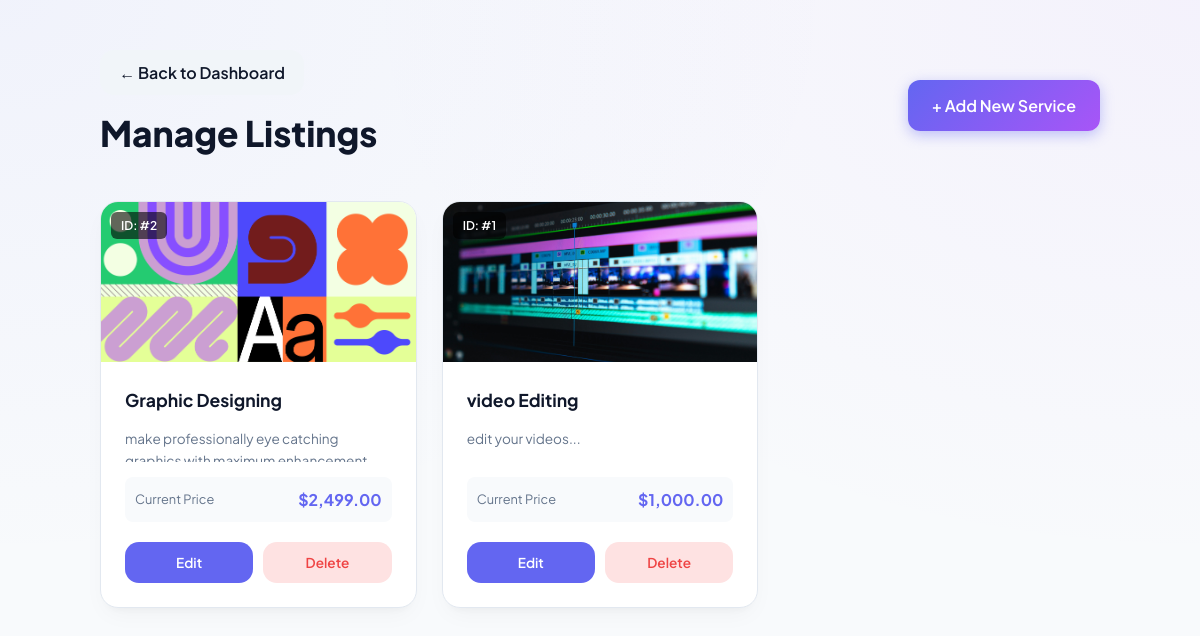
The app's page /LocalHub/provider/manage-services.php (signed in) with its own data.
### tables this page shows
CREATE TABLE IF NOT EXISTS `services` (
  `id` int NOT NULL AUTO_INCREMENT,
  `provider_id` int NOT NULL,
  `category_id` int NOT NULL,
  `title` varchar(200) NOT NULL,
  `description` text NOT NULL,
  `price` decimal(10,2) NOT NULL,
  `image` varchar(255) DEFAULT NULL,
  `created_at` timestamp NULL DEFAULT CURRENT_TIMESTAMP,
  PRIMARY KEY (`id`),
  KEY `provider_id` (`provider_id`),
  KEY `category_id` (`category_id`)
);

### LocalHub/provider/manage-services.php (the view, shortened to what this page needs)
<?php
include '../includes/db.php';
$provider_id = $_SESSION['user_id'];
$query = "SELECT * FROM services WHERE provider_id = '$provider_id' ORDER BY id DESC";
$result = mysqli_query($conn, $query);
?>
<!DOCTYPE html>
<html lang="en">
<head>
    <link rel="stylesheet" href="../style.css">
</head>
<body class="bg-light">
<div class="container" style="padding-top: 50px; max-width: 1000px;">
    <div style="display: flex; justify-content: space-between; align-items: center; margin-bottom: 2.5rem;">
        <div>
            <a href="dashboard.php" class="btn" style="background: #f1f5f9; color: var(--text-dark); padding: 0.6rem 1.2rem; margin-bottom: 10px; display: inline-block;">
                ← Back to Dashboard
            </a>
            <h2 style="margin: 0; font-size: 2.2rem; font-weight: 800;">Manage Listings</h2>
        </div>
        <a href="add-service.php" class="btn btn-primary" style="padding: 0.8rem 1.5rem; border-radius: 12px;">
            + Add New Service
        </a>
    </div>
    <div style="display: grid; grid-template-columns: repeat(auto-fill, minmax(300px, 1fr)); gap: 25px;">
        <?php if (mysqli_num_rows($result) > 0) {
            while ($row = mysqli_fetch_assoc($result)) {
                $service_title = strtolower($row['title']);
                $manual_image = "https://via.placeholder.com/400x250?text=Service";
                if (strpos($service_title, 'video') !== false) {
                    $manual_image = "../uploads/video_editing.jpg";
                } elseif (strpos($service_title, 'graphic') !== false || strpos($service_title, 'designing') !== false) {
                    $manual_image = "../uploads/graphic_design.png";
                }
        ?>
        <div class="card" style="padding: 0; overflow: hidden; border-radius: 18px; border: 1px solid #e2e8f0; display: flex; flex-direction: column;">
            <div style="height: 160px; position: relative;">
                <img src="<?php echo $manual_image; ?>"
                     onerror="this.src='https://via.placeholder.com/400x250?text=No+Image'"
                     style="width: 100%; height: 100%; object-fit: cover;" alt="Service Image">
                <div style="position: absolute; top: 10px; left: 10px; background: rgba(0,0,0,0.6); color: white; padding: 4px 10px; border-radius: 6px; font-size: 0.75rem; font-weight: 600;">
                    ID: #<?php echo $row['id']; ?>
                </div>
            </div>
            <div style="padding: 1.5rem; flex-grow: 1;">
                <h4 style="margin: 0 0 10px 0; font-weight: 700; font-size: 1.1rem;"><?php echo $row['title']; ?></h4>
                <p style="color: var(--text-muted); font-size: 0.85rem; margin-bottom: 15px; height: 2.5em; overflow: hidden;">
                    <?php echo substr($row['description'], 0, 70); ?>...
                </p>
                <div style="background: #f8fafc; padding: 10px; border-radius: 8px; display: flex; justify-content: space-between; align-items: center; margin-bottom: 20px;">
                    <span style="font-size: 0.8rem; color: var(--text-muted);">Current Price</span>
                    <strong style="color: #6366f1;">$<?php echo number_format($row['price'], 2); ?></strong>
                </div>
                <div style="display: flex; gap: 10px;">
                    <a href="edit-service.php?id=<?php echo $row['id']; ?>" class="btn" style="flex: 1; background: #6366f1; color: white; text-align: center; font-size: 0.85rem; padding: 0.6rem;">
                        Edit
                    </a>
                    <a href="delete-service.php?id=<?php echo $row['id']; ?>" class="btn" style="flex: 1; background: #fee2e2; color: #ef4444; text-align: center; font-size: 0.85rem; padding: 0.6rem; font-weight: 600;" onclick="return confirm('Are you sure you want to delete this listing?')">
                        Delete
                    </a>
                </div>
            </div>
        </div>
        <?php }
        } ?>
    </div>
</div>
</body>
</html>

### LocalHub/style.css (style rules this page uses)
:root { --brand-gradient: linear-gradient(135deg, #6366f1 0%, #a855f7 100%); --bg-main: #fcfcfd; --text-dark: #0f172a; --text-muted: #64748b; --white: #ffffff; --card-shadow: 0 10px 25px -5px rgba(0, 0, 0, 0.04), 0 8px 10px -6px rgba(0, 0, 0, 0.04); }
body { font-family: 'Plus Jakarta Sans', sans-serif; background-color: #f8fafc; background-image: radial-gradient(at 0% 0%, rgba(99, 102, 241, 0.05) 0px, transparent 50%), radial-gradient(at 100% 0%, rgba(168, 85, 247, 0.05) 0px, transparent 50%); background-attachment: fixed; color: var(--text-dark); margin: 0; line-height: 1.6; }
.container { max-width: 1200px; margin: 0 auto; padding: 2rem; }
.card { background: var(--white); border: 1px solid rgba(226, 232, 240, 0.8); border-radius: 24px; padding: 2.5rem; box-shadow: var(--card-shadow); transition: all 0.3s cubic-bezier(0.4, 0, 0.2, 1); }
.btn { padding: 0.8rem 1.8rem; border-radius: 14px; font-weight: 600; text-decoration: none; display: inline-block; transition: all 0.2s; border: none; cursor: pointer; }
.btn-primary { background: var(--brand-gradient); color: white; box-shadow: 0 4px 14px 0 rgba(99, 102, 241, 0.39); }
img { transition: transform 0.4s ease; }

### records on screen
services: shows a picture, id "2", title "Graphic Designing", description "make professionally eye catching…", price "2,499.00"
services: shows a picture, id "1", title "video Editing", description "edit your videos", price "1,000.00"
